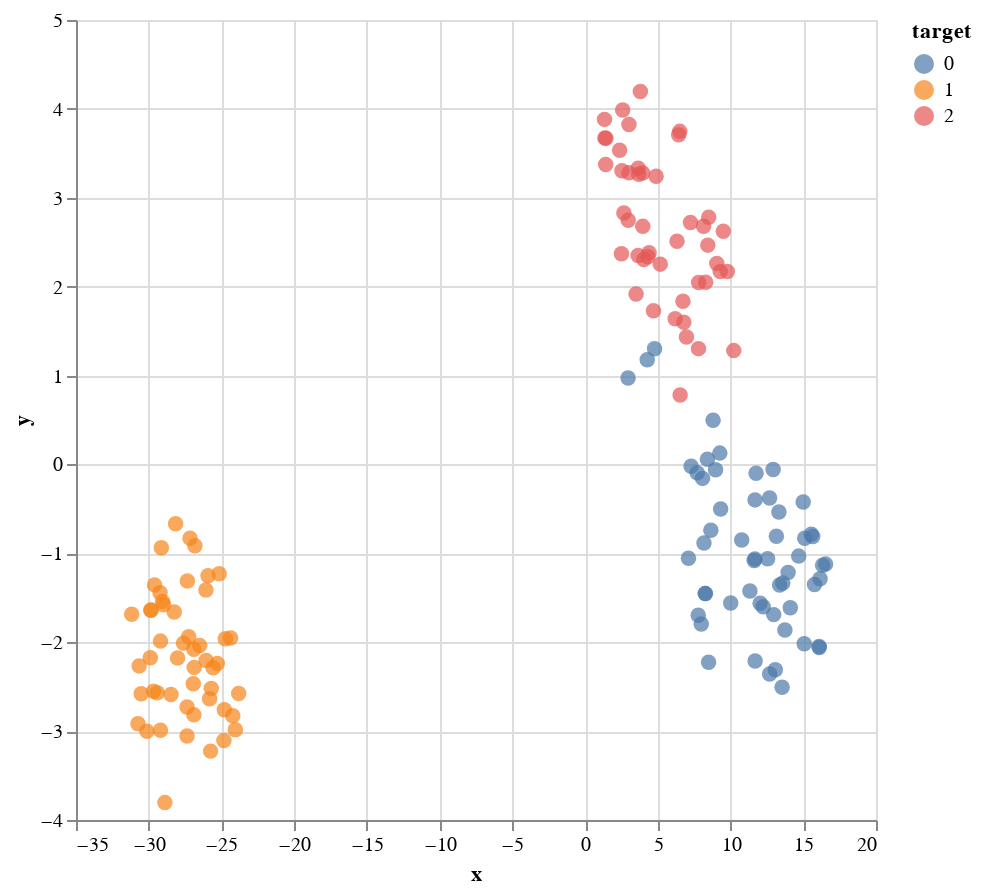

This figure's notebook cell:
### Code cell
alt.Chart(df_with_new_pred).mark_circle(size=60).encode(
    x = "x",
    y = "y",
    color='target:N',
).interactive().properties(width=400, height=400)

### Figure 1 — Vega-Lite specification as saved in the notebook (floating-point values rounded to 4 significant figures; data arrays with more than 128 entries replaced by an {"elided": "..."} marker saying what was removed)
{"config": {"view": {"continuousWidth": 300, "continuousHeight": 300}}, "data": {"name": "data-96ab6b4a5fbc36c809ff219e5a11cf7d"}, "mark": {"type": "circle", "size": 60}, "encoding": {"color": {"field": "target", "type": "nominal"}, "x": {"field": "x", "type": "quantitative"}, "y": {"field": "y", "type": "quantitative"}}, "height": 400, "params": [{"name": "param_2", "select": {"type": "interval", "encodings": ["x", "y"]}, "bind": "scales"}], "width": 400, "$schema": "https://vega.github.io/schema/vega-lite/v5.20.1.json", "datasets": {"data-96ab6b4a5fbc36c809ff219e5a11cf7d": {"elided": "150 records"}}}
